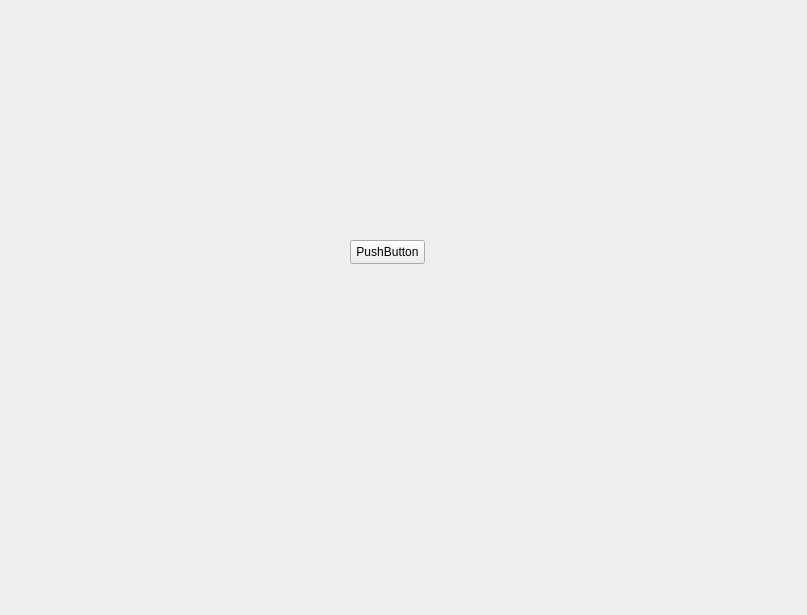
<?xml version="1.0" encoding="UTF-8"?>
<ui version="4.0">
 <class>MainWindow</class>
 <widget class="QMainWindow" name="MainWindow">
  <property name="geometry">
   <rect>
    <x>0</x>
    <y>0</y>
    <width>807</width>
    <height>615</height>
   </rect>
  </property>
  <property name="windowTitle">
   <string>MainWindow</string>
  </property>
  <widget class="QWidget" name="centralwidget">
   <widget class="QPushButton" name="pushButton">
    <property name="geometry">
     <rect>
      <x>350</x>
      <y>240</y>
      <width>75</width>
      <height>24</height>
     </rect>
    </property>
    <property name="text">
     <string>PushButton</string>
    </property>
   </widget>
  </widget>
 </widget>
 <resources/>
 <connections/>
</ui>
